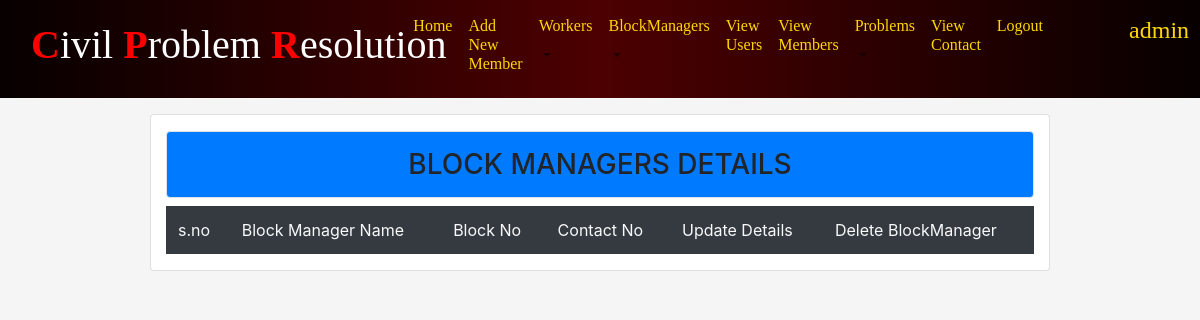
Before: /fmview/ (signed in) with the older database file.
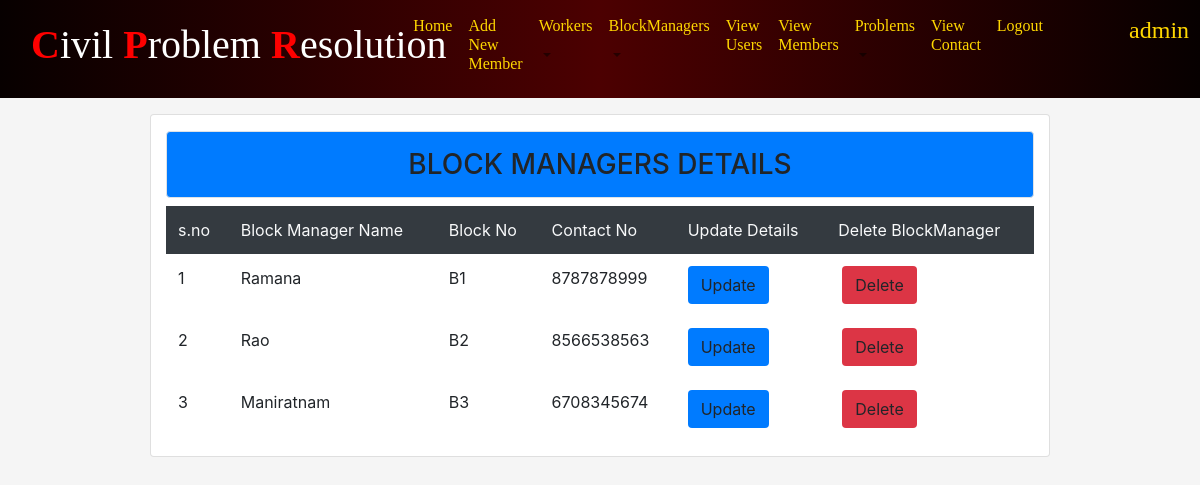
After: the same page with the newer database file.
### CPRapp/models.py (models this page shows, shortened)
class FloorManager(models.Model):
	fmname=models.CharField(max_length=200)
	floorno=models.CharField(max_length=200)
	fcno=models.CharField(max_length=10,default='')

### CPRapp/views.py (the view)
# urls.py: path('fmview/',views.fmview,name="fmview"),
@login_required
def fmview(rq):
	data=FloorManager.objects.all()
	return render(rq,'html/fmview.html',{'info':data})

### CPRapp/templates/html/fmview.html (shortened to what this page needs)
{% extends 'html/base.html' %}
{% block content %}
<div class="card col-md-9 mt-3 mx-auto"><h3 class="p-3 bg-primary text-center
mt-3 border rounded">BLOCK MANAGERS DETAILS</h3>
	<table class="table table-borderless table-hover">
		<tr class="bg-dark text-light">
			<td>s.no</td>
			<td>Block Manager Name</td>
			<td>Block No</td>
			<td>Contact No</td>
			<td>Update Details</td>
			<td>Delete BlockManager</td>
		</tr>
		{% for i in info %}
		<tr>
			<td>{{forloop.counter}}</td>
			<td>{{i.fmname}}</td>
			<td>{{i.floorno}}</td>
			<td>{{i.fcno}}</td>
			<td><a class=" btn bg-primary rounded" href="{% url 'fmupdate' i.id%}">Update</a></td>
			<td><a class="btn bg-danger rounded mx-1" href="{% url 'fmdlt' i.id%}">Delete</a></td>
		</tr>
		{% endfor %}
	</table>
</div>
{% endblock %}

Changed rows visible on the page:
added FloorManager: fmname "Ramana", floorno "B1", fcno "8787878999"
added FloorManager: fmname "Rao", floorno "B2", fcno "8566538563"
added FloorManager: fmname "Maniratnam", floorno "B3", fcno "6708345674"
